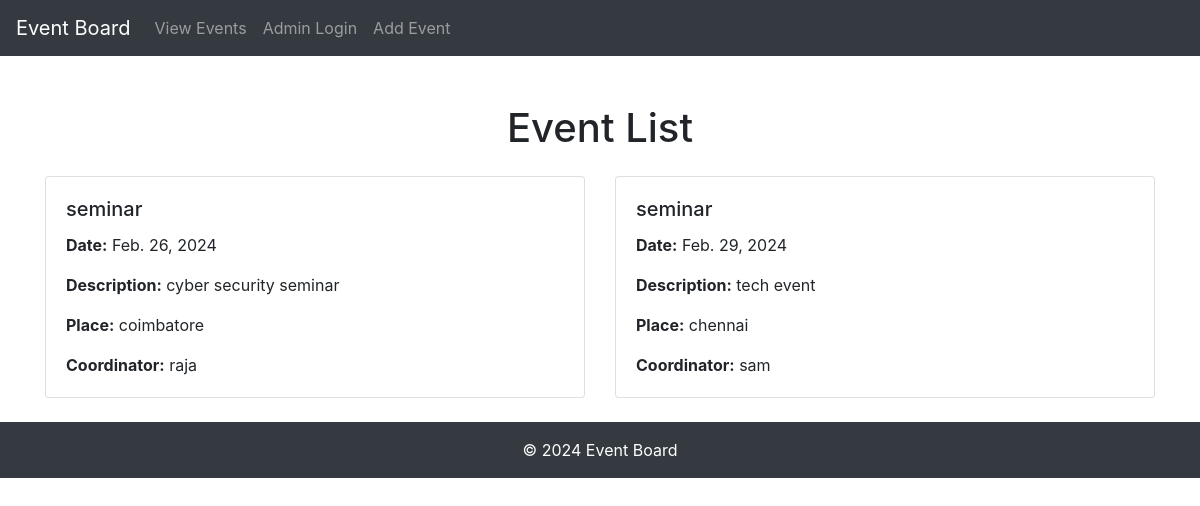
The page / on the database its author committed.
### app/models.py (models this page shows, shortened)
class Event(models.Model):
    event_name = models.CharField(max_length=100)
    event_place = models.CharField(max_length=100)
    event_date = models.DateField()
    event_description = models.TextField()
    event_coordinator = models.CharField(max_length=100)

### app/views.py (the view)
# urls.py: path('', event_list, name='event_list'),
def event_list(request):
    events = Event.objects.all()
    return render(request, 'event_list.html', {'events': events})

### app/templates/event_list.html (shortened to what this page needs)
{% extends 'base.html' %}
{% block content %}
    <h1 class="text-center mb-4">Event List</h1>
    <div class="row">
        {% for event in events %}
        <div class="col-md-6">
            <div class="card mb-4">
                <div class="card-body">
                    <h5 class="card-title">{{ event.event_name }}</h5>
                    <p class="card-text"><strong>Date:</strong> {{ event.event_date }}</p>
                    <p class="card-text"><strong>Description:</strong> {{ event.event_description }}</p>
                    <p class="card-text"><strong>Place:</strong> {{ event.event_place }}</p>
                    <p class="card-text"><strong>Coordinator:</strong> {{ event.event_coordinator }}</p>
                </div>
            </div>
        </div>
        {% empty %}
        <div class="col">
            <p>No events available</p>
        </div>
        {% endfor %}
    </div>
{% endblock %}

### app/templates/base.html (shortened to what this page needs)
<!DOCTYPE html>
<html lang="en">
<head>
    <link rel="stylesheet" href="https://stackpath.bootstrapcdn.com/bootstrap/4.5.2/css/bootstrap.min.css">
</head>
<body>
    <nav class="navbar navbar-expand-lg navbar-dark bg-dark">
        <a class="navbar-brand" href="{% url 'event_list' %}">Event Board</a>
        <div class="collapse navbar-collapse" id="navbarNav">
            <ul class="navbar-nav">
                <li class="nav-item">
                    <a class="nav-link" href="{% url 'event_list' %}">View Events</a>
                </li>
                <li class="nav-item">
                    <a class="nav-link" href="{% url 'admin:login' %}">Admin Login</a>
                </li>
                <li class="nav-item">
                    <a class="nav-link" href="{% url 'login' %}">Add Event</a>
                </li>
            </ul>
        </div>
    </nav>
    <div class="container mt-5">
        {% block content %}
        {% endblock %}
    </div>
    <footer class="footer mt-auto py-3 bg-dark text-white">
        <div class="container text-center">
            <span>&copy; 2024 Event Board</span>
        </div>
    </footer>
</body>
</html>

### rows shown on the page
Event: event_name "seminar", event_date "Feb. 26, 2024", event_description "cyber security seminar", event_place "coimbatore", event_coordinator "raja"
Event: event_name "seminar", event_date "Feb. 29, 2024", event_description "tech event", event_place "chennai", event_coordinator "sam"
